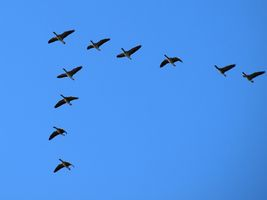
#> input picture bird.jpg, 267 x 200 px
$ python subtracaoPlanodeFundoPassaro.py
#> lines starting #> are read from the running program, lines starting #| are printed output that depends on the picture; after the words box and inside, x2 and y2 are one past the last pixel; in counts of white or black regions, pixels touching at a corner belong together
#Importa as bibliotecas que serao utilizadas no programa
import cv2
import numpy as np

#Pega a imagem q sera processada
imagem = cv2.imread('bird.jpg',0);
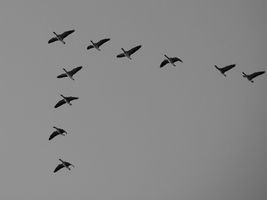
#> imagem: shape (200, 267); min 0, max 170, mean 135.7
#Faz a limiarizacao da imagem
threshold = cv2.adaptiveThreshold(imagem,255,cv2.ADAPTIVE_THRESH_MEAN_C,cv2.THRESH_BINARY,15,5)
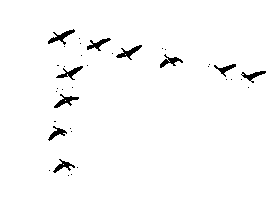
#> threshold: shape (200, 267); 97.7% white; 37 black regions (27 under 20 px), largest, box (x1, y1, x2, y2) and area: (48, 29, 75, 45) 146, (116, 45, 142, 60) 134, (54, 94, 79, 108) 128
#Atribui o thresholding para uma nova imagem
novaImagem = threshold
#Bloqueia uma imagem usando o filtro mediano
novaImagem = cv2.medianBlur(novaImagem,5)
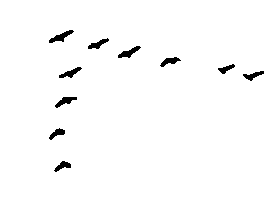
#> novaImagem: shape (200, 267); 98.1% white; 10 black regions, largest, box (x1, y1, x2, y2) and area: (49, 30, 74, 43) 130, (118, 46, 141, 58) 119, (55, 97, 77, 108) 112
#Manda a imagem para a saida
cv2.imshow("Imagem final:", novaImagem)
cv2.waitKey(0)
